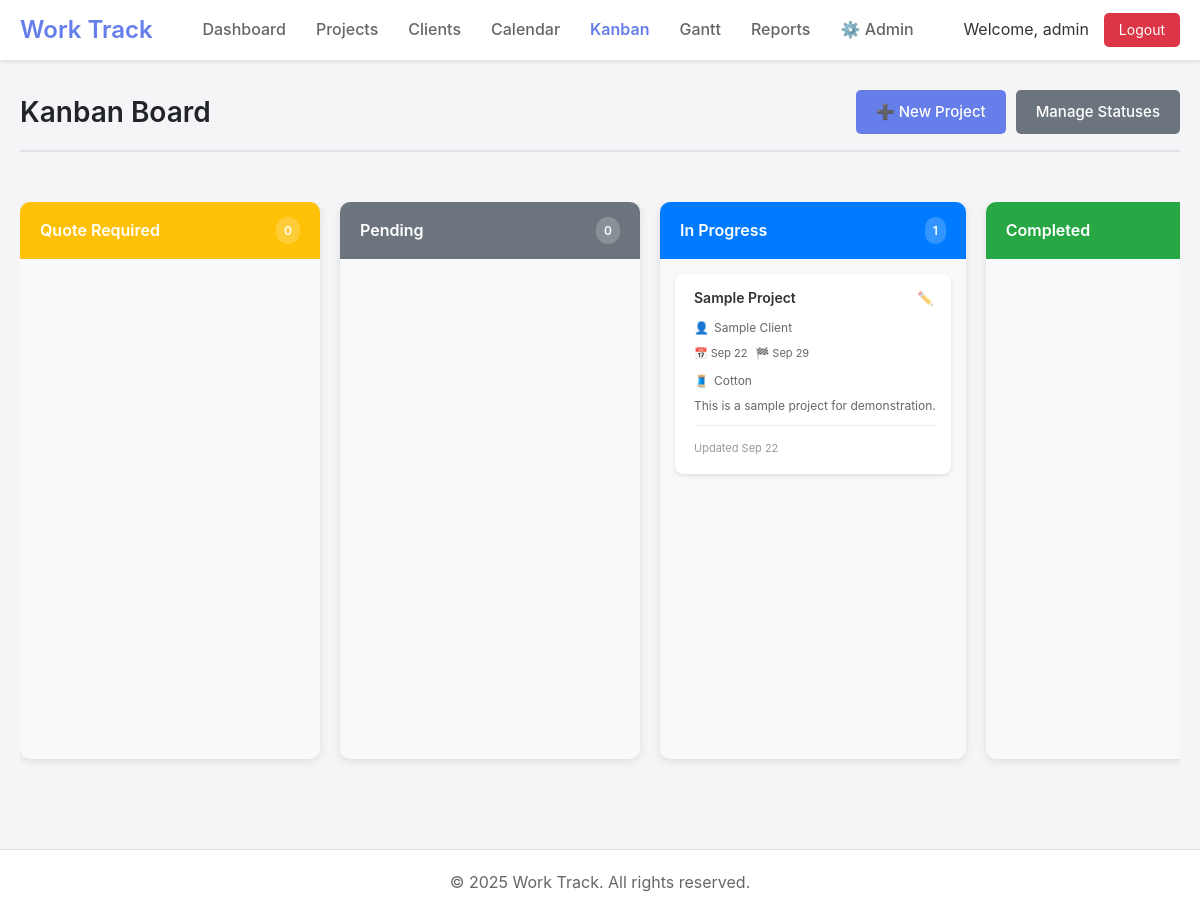
Before: /kanban.php (signed in) with the older database file.
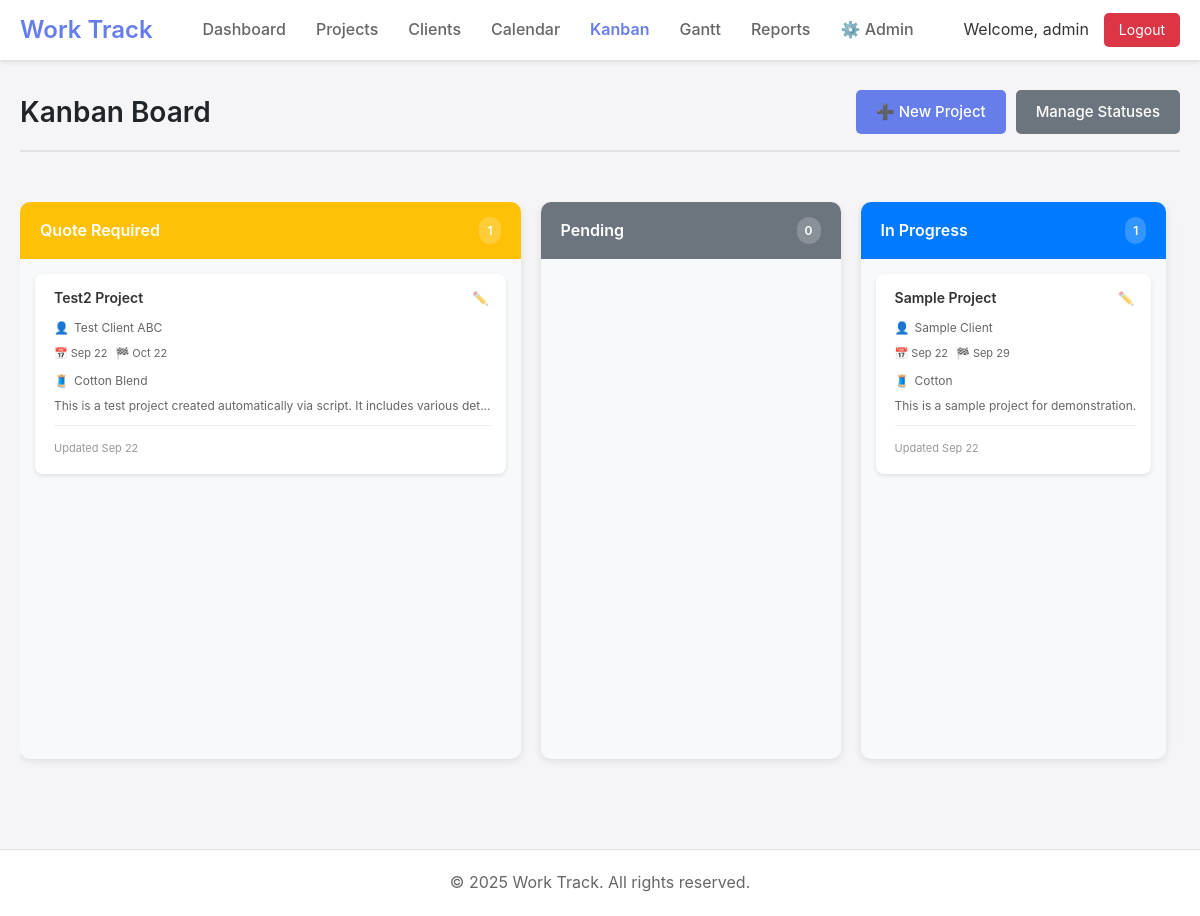
After: the same page with the newer database file.
### tables this page shows
CREATE TABLE project_statuses (
    id INTEGER PRIMARY KEY AUTOINCREMENT,
    name TEXT NOT NULL,
    color TEXT DEFAULT '#007bff',
    sort_order INTEGER DEFAULT 0,
    is_active BOOLEAN DEFAULT 1
);

CREATE TABLE projects (
    id INTEGER PRIMARY KEY AUTOINCREMENT,
    title TEXT NOT NULL,
    details TEXT,
    client_id INTEGER REFERENCES clients(id),
    start_date DATE,
    completion_date DATE,
    status_id INTEGER REFERENCES project_statuses(id),
    created_date DATETIME DEFAULT CURRENT_TIMESTAMP,
    fabric TEXT,
    created_by INTEGER REFERENCES users(id),
    updated_by INTEGER REFERENCES users(id),
    updated_at DATETIME DEFAULT CURRENT_TIMESTAMP,
    template_id INTEGER REFERENCES project_templates(id)
);

CREATE TABLE clients (
    id INTEGER PRIMARY KEY AUTOINCREMENT,
    name TEXT NOT NULL,
    address TEXT,
    phone TEXT,
    email TEXT,
    remarks TEXT,
    created_at DATETIME DEFAULT CURRENT_TIMESTAMP,
    updated_at DATETIME DEFAULT CURRENT_TIMESTAMP,
    created_by INTEGER REFERENCES users(id),
    updated_by INTEGER REFERENCES users(id)
);

### includes/db.php (called while the page is built, shortened)
<?php
class Database {
    private static $instance = null;
    private $conn;
    private function __construct() {
        try {
            $this->conn = new PDO('sqlite:' . DB_PATH);
            $this->conn->setAttribute(PDO::ATTR_ERRMODE, PDO::ERRMODE_EXCEPTION);
            $this->conn->setAttribute(PDO::ATTR_DEFAULT_FETCH_MODE, PDO::FETCH_ASSOC);
            $this->conn->exec('PRAGMA foreign_keys = ON');
        } catch (PDOException $e) {
            die("Connection failed: " . $e->getMessage());
        }
    }
    public static function getInstance() {
        if (!self::$instance) {
            self::$instance = new Database();
        }
        return self::$instance;
    }
    public function query($sql, $params = []) {
        try {
            $stmt = $this->conn->prepare($sql);
            $stmt->execute($params);
            return $stmt;
        } catch (PDOException $e) {
            if (DEBUG_MODE) {
                throw $e;
            }
            error_log($e->getMessage());
            return false;
        }
    }
    public function fetchAll($sql, $params = []) {
        $stmt = $this->query($sql, $params);
        return $stmt ? $stmt->fetchAll() : [];
    }
}
?>

### includes/models/ProjectStatus.php (called while the page is built, shortened)
<?php
require_once dirname(__DIR__) . '/db.php';
class ProjectStatus {
    private $db;
    public function __construct() {
        $this->db = Database::getInstance();
    }
    public function getAll($includeInactive = false) {
        $sql = "SELECT * FROM project_statuses";
        if (!$includeInactive) {
            $sql .= " WHERE is_active = 1";
        }
        $sql .= " ORDER BY sort_order ASC";
        return $this->db->fetchAll($sql);
    }
}

### includes/models/Project.php (called while the page is built, shortened)
<?php
require_once dirname(__DIR__) . '/db.php';
class Project {
    private $db;
    public function __construct() {
        $this->db = Database::getInstance();
    }
    public function getByStatus($statusId) {
        return $this->db->fetchAll("
            SELECT p.*, c.name as client_name, ps.color as status_color
            FROM projects p
            LEFT JOIN clients c ON p.client_id = c.id
            LEFT JOIN project_statuses ps ON p.status_id = ps.id
            WHERE p.status_id = :status_id
            ORDER BY p.start_date ASC
        ", ['status_id' => $statusId]);
    }
}

### kanban.php (the view, shortened to what the changed rows need)
<?php
require_once 'includes/header.php';
require_once 'includes/models/Project.php';
require_once 'includes/models/ProjectStatus.php';
$projectModel = new Project();
$statusModel = new ProjectStatus();
$statuses = $statusModel->getAll();
$projectsByStatus = [];
foreach ($statuses as $status) {
    $projectsByStatus[$status['id']] = $projectModel->getByStatus($status['id']);
}
?>
<div class="page-header">
    <h1 class="page-title">Kanban Board</h1>
</div>
<div class="kanban-container">
    <div class="kanban-board">
        <?php foreach ($statuses as $status): ?>
            <div class="kanban-column" data-status-id="<?php echo $status['id']; ?>">
                <div class="column-header" style="background: <?php echo $status['color']; ?>;">
                    <h3 class="column-title"><?php echo htmlspecialchars($status['name']); ?></h3>
                    <div class="column-count"><?php echo count($projectsByStatus[$status['id']]); ?></div>
                </div>
                <div class="column-body" data-status-id="<?php echo $status['id']; ?>">
                    <?php foreach ($projectsByStatus[$status['id']] as $project): ?>
                        <div class="project-card"
                             data-project-id="<?php echo $project['id']; ?>"
                             data-status-id="<?php echo $project['status_id']; ?>"
                             draggable="true">
                            <div class="card-header">
                                <h4 class="card-title"><?php echo htmlspecialchars($project['title']); ?></h4>
                                <div class="card-actions">
                                    <button onclick="editProject(<?php echo $project['id']; ?>)" class="btn-icon">✏️</button>
                                </div>
                            </div>
                            <div class="card-body">
                                <?php if ($project['client_name']): ?>
                                    <div class="card-client">
                                        <span class="client-icon">👤</span>
                                        <?php echo htmlspecialchars($project['client_name']); ?>
                                    </div>
                                <?php endif; ?>
                                <?php if ($project['start_date'] || $project['completion_date']): ?>
                                    <div class="card-dates">
                                        <?php if ($project['start_date']): ?>
                                            <span class="date-start">📅 <?php echo date('M j', strtotime($project['start_date'])); ?></span>
                                        <?php endif; ?>
                                        <?php if ($project['completion_date']): ?>
                                            <span class="date-end">🏁 <?php echo date('M j', strtotime($project['completion_date'])); ?></span>
                                        <?php endif; ?>
                                    </div>
                                <?php endif; ?>
                                <?php if ($project['fabric']): ?>
                                    <div class="card-fabric">
                                        <span class="fabric-icon">🧵</span>
                                        <?php echo htmlspecialchars($project['fabric']); ?>
                                    </div>
                                <?php endif; ?>
                                <?php if ($project['details']): ?>
                                    <div class="card-details">
                                        <?php echo htmlspecialchars(substr($project['details'], 0, 80) . (strlen($project['details']) > 80 ? '...' : '')); ?>
                                    </div>
                                <?php endif; ?>
                            </div>
                            <div class="card-footer">
                                <small class="text-muted">
                                    Updated <?php echo date('M j', strtotime($project['updated_at'])); ?>
                                </small>
                            </div>
                        </div>
                    <?php endforeach; ?>
                </div>
            </div>
        <?php endforeach; ?>
    </div>
</div>
<?php require_once 'includes/footer.php'; ?>

Changed rows visible on the page:
no longer on this page (row unchanged): project_statuses: name "Completed"
computed for project_statuses "Quote Required": id "0" → "1"
added projects: title "Test2 Project", client.name "Test Client ABC", start_date "Sep 22", completion_date "Oct 22", fabric "Cotton Blend", details "This is a test project created automatically via script. It includes various det...", updated_at "Sep 22", shown under project_statuses "Quote Required"
